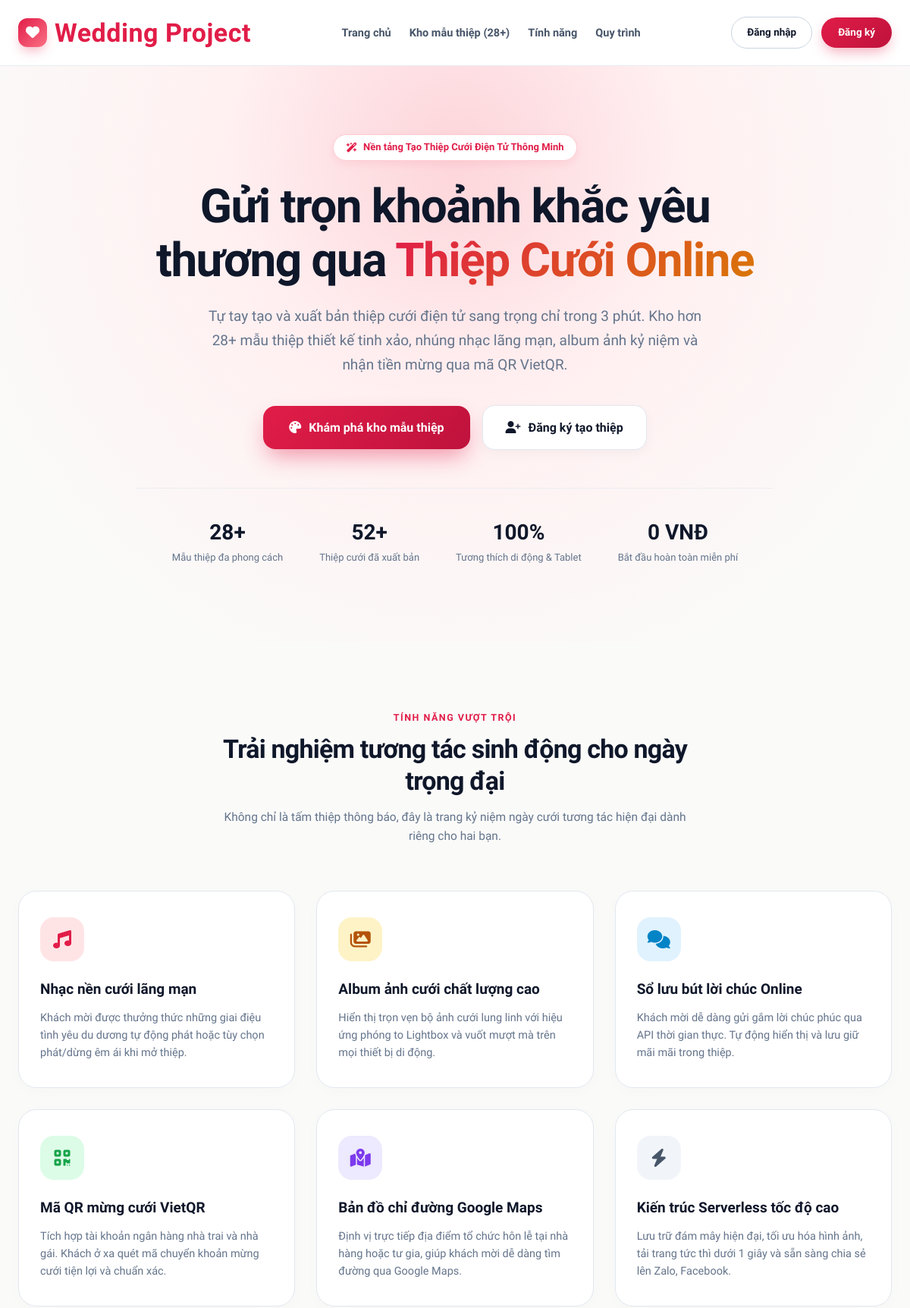
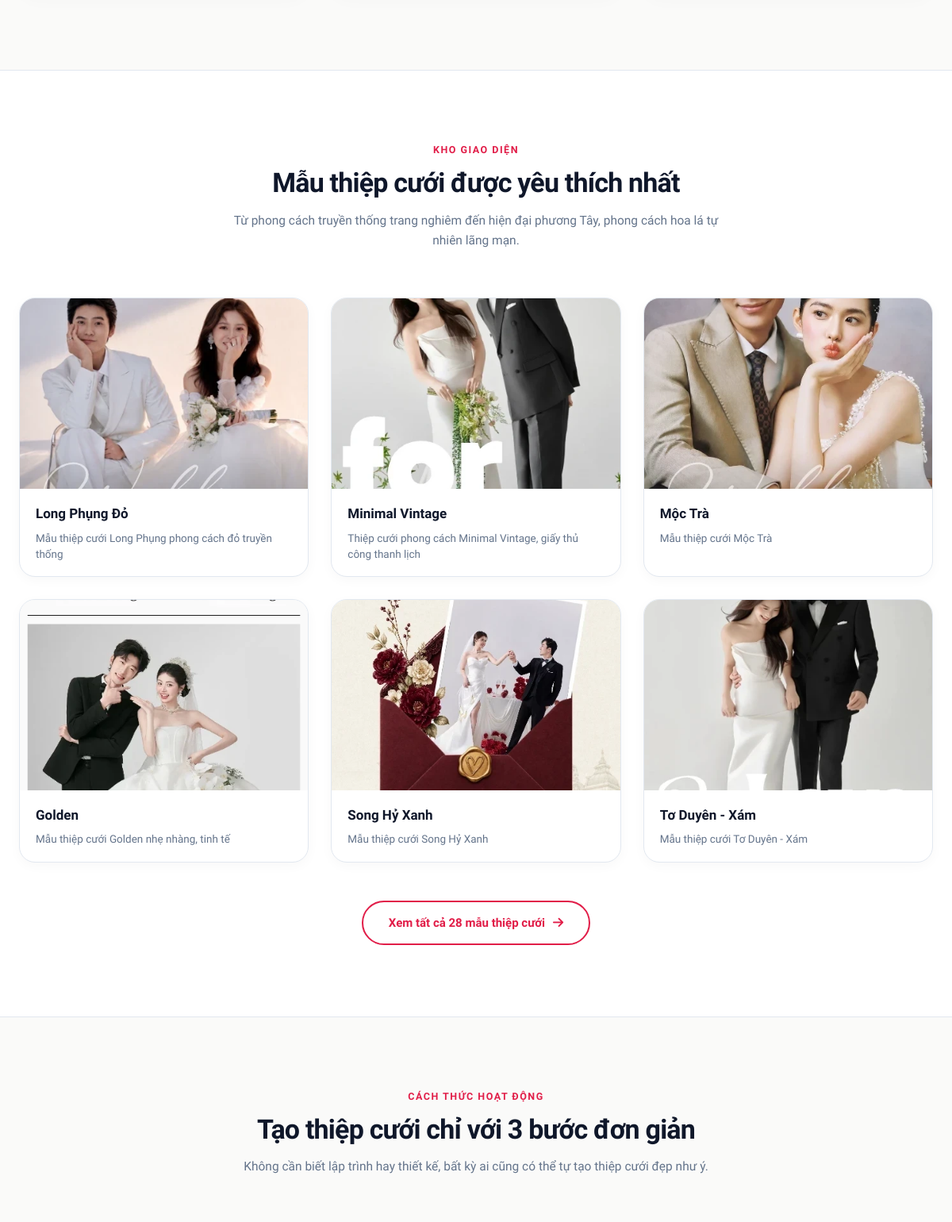
The page / (upper part) on the database its author committed (2 pictures, top to bottom).
### tables this page shows
CREATE TABLE `templates` (
  `id` int(11) NOT NULL AUTO_INCREMENT,
  `name` varchar(255) NOT NULL,
  `folder` varchar(255) NOT NULL,
  `thumbnail` varchar(255) DEFAULT NULL,
  `description` text DEFAULT NULL,
  `status` tinyint(1) DEFAULT 1,
  `created_at` timestamp NOT NULL DEFAULT current_timestamp(),
  PRIMARY KEY (`id`)
);

### config/auth.php (called while the page is built, shortened)
<?php
function isLoggedIn(): bool {
    return !empty($_SESSION['user_id']);
}
function currentUser(): ?array {
    if (!isLoggedIn()) {
        return null;
    }
    return [
        'id'        => (int)($_SESSION['user_id'] ?? 0),
        'username'  => (string)($_SESSION['user_username'] ?? ''),
        'full_name' => (string)($_SESSION['user_full_name'] ?? ''),
        'email'     => (string)($_SESSION['user_email'] ?? ''),
        'role'      => (string)($_SESSION['user_role'] ?? 'customer')
    ];
}
        ?>

### index.php (the view, shortened to what this page needs)
<?php
require_once __DIR__ . '/config/database.php';
require_once __DIR__ . '/config/auth.php';
$user = currentUser();
$featuredTemplatesStmt = $pdo->query("
    SELECT id, name, folder, thumbnail, description
    FROM templates
    WHERE status = 1
    ORDER BY id ASC
    LIMIT 6
");
$featuredTemplates = $featuredTemplatesStmt->fetchAll(PDO::FETCH_ASSOC);
$totalTemplates = (int)$pdo->query("SELECT COUNT(*) FROM templates WHERE status = 1")->fetchColumn();
$totalWeddings  = (int)$pdo->query("SELECT COUNT(*) FROM weddings WHERE status = 1")->fetchColumn();
?>
<!DOCTYPE html>
<html lang="vi">
<head>
    <link rel="stylesheet" href="https://cdnjs.cloudflare.com/ajax/libs/font-awesome/6.5.1/css/all.min.css">
    <link rel="stylesheet" href="https://cdn.jsdelivr.net/npm/sweetalert2@11/dist/sweetalert2.min.css">
</head>
<body>
<header class="header">
    <div class="nav-container">
        <a href="/WeddingProject/" class="brand-logo">
            <div class="logo-heart"><i class="fa-solid fa-heart"></i></div>
            <div class="logo-text">Wedding Project</div>
        </a>
        <nav class="nav-links">
            <a href="/WeddingProject/" class="nav-link active">Trang chủ</a>
            <a href="/WeddingProject/mau-thiep/" class="nav-link">Kho mẫu thiệp (<?= $totalTemplates ?>+)</a>
            <a href="#tinh-nang" class="nav-link">Tính năng</a>
            <a href="#quy-trinh" class="nav-link">Quy trình</a>
        </nav>
        <div class="auth-actions">
            <?php if ($user): ?>
                <div class="user-pill">
                    <div class="avatar-sm">
                        <?= mb_strtoupper(mb_substr($user['full_name'], 0, 1)) ?>
                    </div>
                    <span style="font-size: 13.5px; font-weight: 700; color: #1e293b;">
                        <?= htmlspecialchars(mb_strimwidth($user['full_name'], 0, 16, '...'), ENT_QUOTES, 'UTF-8') ?>
                    </span>
                    <a href="/WeddingProject/logout.php" style="color: #ef4444; font-size: 13px; text-decoration: none; margin-left: 4px;" title="Đăng xuất">
                        <i class="fa-solid fa-arrow-right-from-bracket"></i>
                    </a>
                </div>
            <?php else: ?>
                <a href="/WeddingProject/login.php" class="btn-auth-outline">Đăng nhập</a>
                <a href="/WeddingProject/register.php" class="btn-auth-solid">Đăng ký</a>
            <?php endif; ?>
        </div>
    </div>
</header>
<section class="hero">
    <div class="hero-content">
        <div class="hero-badge">
            <i class="fa-solid fa-wand-magic-sparkles"></i> Nền tảng Tạo Thiệp Cưới Điện Tử Thông Minh
        </div>
        <h1 class="hero-title">
            Gửi trọn khoảnh khắc yêu thương qua <span>Thiệp Cưới Online</span>
        </h1>
        <p class="hero-subtitle">
            Tự tay tạo và xuất bản thiệp cưới điện tử sang trọng chỉ trong 3 phút. Kho hơn 28+ mẫu thiệp thiết kế tinh xảo, nhúng nhạc lãng mạn, album ảnh kỷ niệm và nhận tiền mừng qua mã QR VietQR.
        </p>
        <div class="hero-cta">
            <a href="/WeddingProject/mau-thiep/" class="btn-cta-primary">
                <i class="fa-solid fa-palette"></i> Khám phá kho mẫu thiệp
            </a>
            <?php if ($user): ?>
                <a href="/WeddingProject/my-weddings.php" class="btn-cta-secondary">
                    <i class="fa-solid fa-heart"></i> Quản lý thiệp của tôi
                </a>
            <?php else: ?>
                <a href="/WeddingProject/register.php" class="btn-cta-secondary">
                    <i class="fa-solid fa-user-plus"></i> Đăng ký tạo thiệp
                </a>
            <?php endif; ?>
        </div>
        <div class="stats-strip">
            <div class="stat-item">
                <div class="stat-num"><?= $totalTemplates ?>+</div>
                <div class="stat-desc">Mẫu thiệp đa phong cách</div>
            </div>
            <div class="stat-item">
                <div class="stat-num"><?= $totalWeddings ?>+</div>
                <div class="stat-desc">Thiệp cưới đã xuất bản</div>
            </div>
            <div class="stat-item">
                <div class="stat-num">100%</div>
                <div class="stat-desc">Tương thích di động & Tablet</div>
            </div>
            <div class="stat-item">
                <div class="stat-num">0 VNĐ</div>
                <div class="stat-desc">Bắt đầu hoàn toàn miễn phí</div>
            </div>
        </div>
    </div>
</section>
<section class="features-section" id="tinh-nang">
    <div class="section-header">
        <div class="section-tag">Tính năng vượt trội</div>
        <h2 class="section-title">Trải nghiệm tương tác sinh động cho ngày trọng đại</h2>
        <p class="section-desc">Không chỉ là tấm thiệp thông báo, đây là trang kỷ niệm ngày cưới tương tác hiện đại dành riêng cho hai bạn.</p>
    </div>
    <div class="features-grid">
        <div class="feature-card">
            <div class="feature-icon-wrap icon-music"><i class="fa-solid fa-music"></i></div>
            <h3>Nhạc nền cưới lãng mạn</h3>
            <p>Khách mời được thưởng thức những giai điệu tình yêu du dương tự động phát hoặc tùy chọn phát/dừng êm ái khi mở thiệp.</p>
        </div>
        <div class="feature-card">
            <div class="feature-icon-wrap icon-album"><i class="fa-solid fa-images"></i></div>
            <h3>Album ảnh cưới chất lượng cao</h3>
            <p>Hiển thị trọn vẹn bộ ảnh cưới lung linh với hiệu ứng phóng to Lightbox và vuốt mượt mà trên mọi thiết bị di động.</p>
        </div>
        <div class="feature-card">
            <div class="feature-icon-wrap icon-wish"><i class="fa-solid fa-comments"></i></div>
            <h3>Sổ lưu bút lời chúc Online</h3>
            <p>Khách mời dễ dàng gửi gắm lời chúc phúc qua API thời gian thực. Tự động hiển thị và lưu giữ mãi mãi trong thiệp.</p>
        </div>
        <div class="feature-card">
            <div class="feature-icon-wrap icon-qr"><i class="fa-solid fa-qrcode"></i></div>
            <h3>Mã QR mừng cưới VietQR</h3>
            <p>Tích hợp tài khoản ngân hàng nhà trai và nhà gái. Khách ở xa quét mã chuyển khoản mừng cưới tiện lợi và chuẩn xác.</p>
        </div>
        <div class="feature-card">
            <div class="feature-icon-wrap icon-map"><i class="fa-solid fa-map-location-dot"></i></div>
            <h3>Bản đồ chỉ đường Google Maps</h3>
            <p>Định vị trực tiếp địa điểm tổ chức hôn lễ tại nhà hàng hoặc tư gia, giúp khách mời dễ dàng tìm đường qua Google Maps.</p>
        </div>
        <div class="feature-card">
            <div class="feature-icon-wrap icon-cloud"><i class="fa-solid fa-bolt"></i></div>
            <h3>Kiến trúc Serverless tốc độ cao</h3>
            <p>Lưu trữ đám mây hiện đại, tối ưu hóa hình ảnh, tải trang tức thì dưới 1 giây và sẵn sàng chia sẻ lên Zalo, Facebook.</p>
        </div>
    </div>
</section>
<section class="showcase-section">
    <div class="showcase-container">
        <div class="section-header">
            <div class="section-tag">Kho giao diện</div>
            <h2 class="section-title">Mẫu thiệp cưới được yêu thích nhất</h2>
            <p class="section-desc">Từ phong cách truyền thống trang nghiêm đến hiện đại phương Tây, phong cách hoa lá tự nhiên lãng mạn.</p>
        </div>
        <div class="template-grid">
            <?php foreach ($featuredTemplates as $tpl): ?>
                <?php
                    $thumb = $tpl['thumbnail'] ?: '';
                ?>
                <article class="template-card">
                    <div class="template-thumb">
                        <img src="<?= htmlspecialchars($thumb, ENT_QUOTES, 'UTF-8') ?>" alt="<?= htmlspecialchars($tpl['name'], ENT_QUOTES, 'UTF-8') ?>" loading="lazy" onerror="this.src='https://images.unsplash.com/photo-1519741497674-611481863552?auto=format&fit=crop&w=600&q=80'">
                    </div>
                    <div class="template-body">
                        <h4><?= htmlspecialchars($tpl['name'], ENT_QUOTES, 'UTF-8') ?></h4>
                        <p><?= htmlspecialchars($tpl['description'] ?: 'Giao diện thiệp cưới trực quan và sang trọng', ENT_QUOTES, 'UTF-8') ?></p>
                    </div>
                </article>
            <?php endforeach; ?>
        </div>
        <div style="text-align: center;">
            <a href="/WeddingProject/mau-thiep/" class="btn-view-all">
                Xem tất cả <?= $totalTemplates ?> mẫu thiệp cưới <i class="fa-solid fa-arrow-right"></i>
            </a>
        </div>
    </div>
</section>
<section class="process-section" id="quy-trinh">
    <div class="section-header">
        <div class="section-tag">Cách thức hoạt động</div>
        <h2 class="section-title">Tạo thiệp cưới chỉ với 3 bước đơn giản</h2>
        <p class="section-desc">Không cần biết lập trình hay thiết kế, bất kỳ ai cũng có thể tự tạo thiệp cưới đẹp như ý.</p>
    </div>
</section>
</body>
</html>

### rows shown on the page
templates: thumbnail (picture), name "Long Phụng Đỏ", description "Mẫu thiệp cưới Long Phụng phong cách đỏ truyền thống"
templates: thumbnail (picture), name "Minimal Vintage", description "Thiệp cưới phong cách Minimal Vintage, giấy thủ công thanh lịch"
templates: thumbnail (picture), name "Mộc Trà", description "Mẫu thiệp cưới Mộc Trà"
templates: thumbnail (picture), name "Golden", description "Mẫu thiệp cưới Golden nhẹ nhàng, tinh tế"
templates: thumbnail (picture), name "Song Hỷ Xanh", description "Mẫu thiệp cưới Song Hỷ Xanh"
templates: thumbnail (picture), name "Tơ Duyên - Xám", description "Mẫu thiệp cưới Tơ Duyên - Xám"

### other values the page prints
$totalTemplates "28"
$totalWeddings "52"
